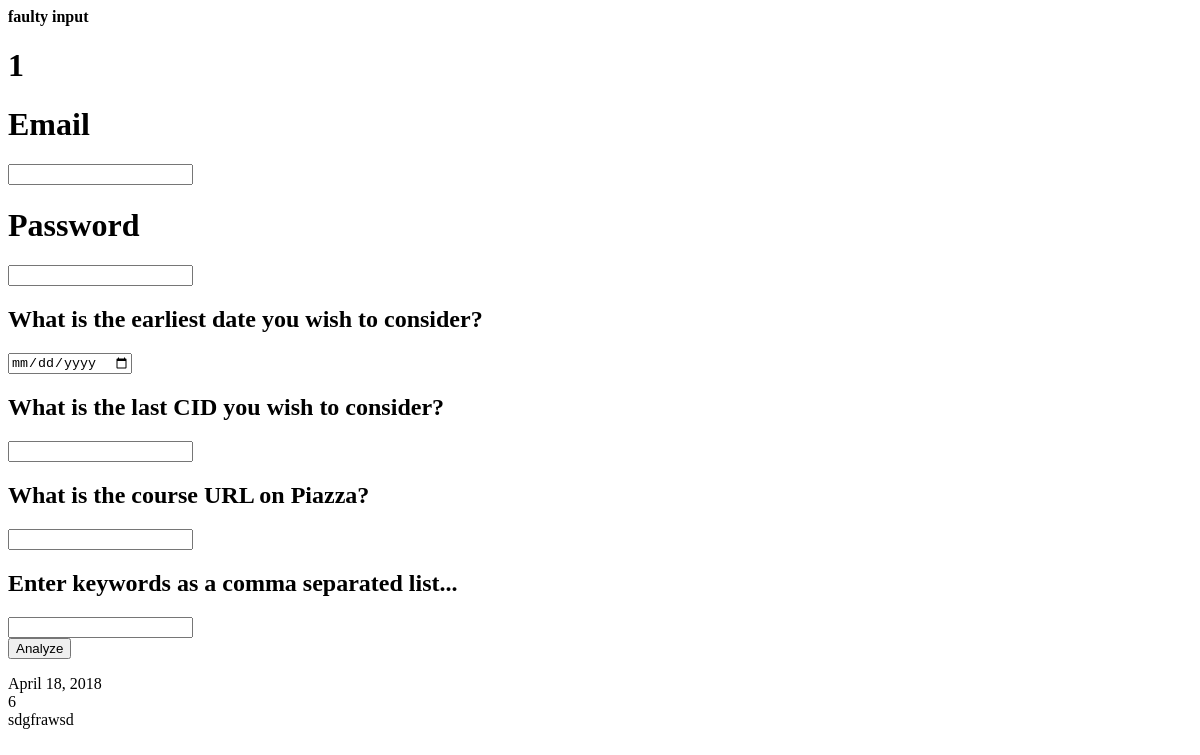
The app's page /piazzapolls/1/analyze/, older data.
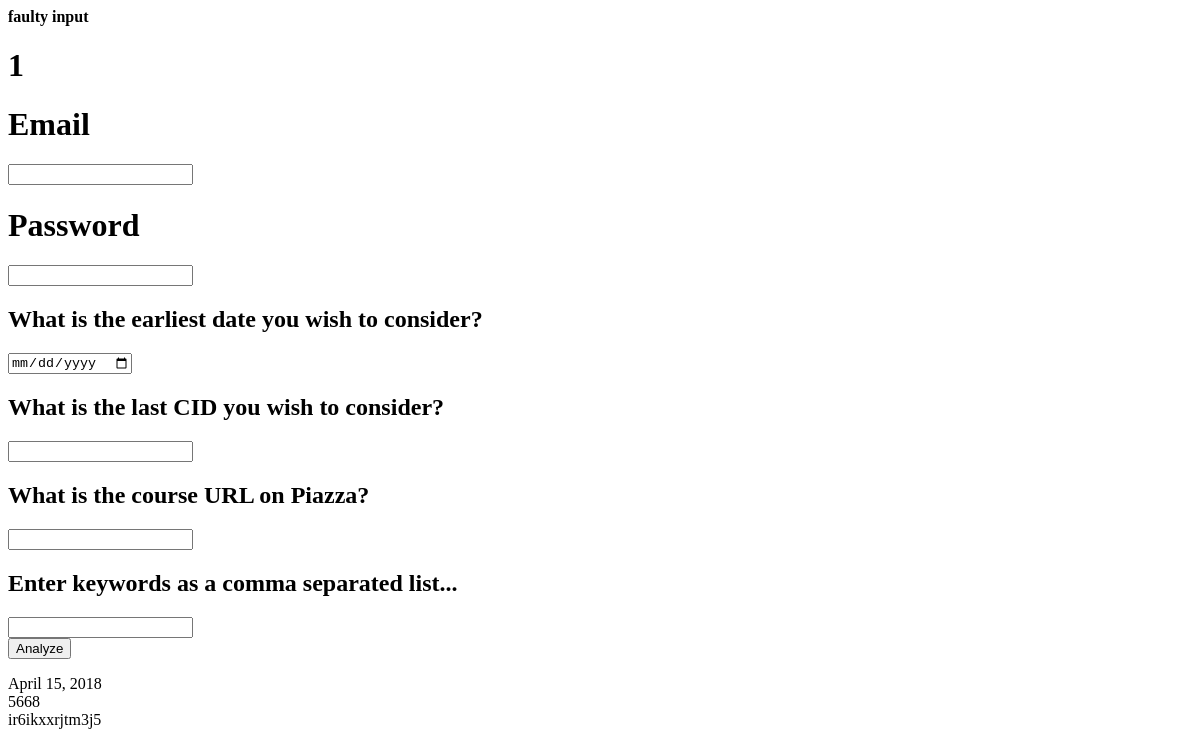
The same page, newer data.
### piazzapolls/models.py (models this page shows, shortened)
class Information(models.Model):
    email = models.CharField(max_length=200)
    password = models.CharField(max_length=200)
    first_date = models.DateField()
    last_CID = models.IntegerField()
    course_ID = models.CharField(max_length=200)
    keywords = models.TextField()

### piazzapolls/views.py (the view, shortened to what this page needs)
# urls.py: path('<int:information_id>/analyze/', views.analyze, name='analyze'),
def analyze(request, information_id):
    information = get_object_or_404(Information, pk=information_id)
    try:
        email = request.POST['email']
        password = request.POST['password']
        first_date = request.POST['answer1']
        last_CID = request.POST['answer2']
        course_ID = request.POST['answer3']
        keywords = request.POST['answer4']
    except:
        return render(request, 'piazzapolls/main_page.html', {
                                    'information': information,
                                    'error_message': "faulty input"
                                    })

### piazzapolls/templates/piazzapolls/main_page.html (shortened to what this page needs)
<html>
<head>
</head>
<body>
{% if error_message %}<p><strong>{{ error_message }}</strong></p>{% endif %}
<h1>{{ information.pk }}</h1>
<form action="{% url 'piazzapolls:analyze' information.id %}" method="post">
<h1>Email</h1>
<input type="text" name="email" id="email" value=""/><br>
<h1>Password</h1>
<input type="password" name="password" id="password" value=""/><br>
<h2>What is the earliest date you wish to consider?</h2>
<input type="date" name="answer1" id="answer1" value=""/><br>
<h2>What is the last CID you wish to consider?</h2>
<input type="number" name="answer2" id="answer2" value=""/><br>
<h2>What is the course URL on Piazza?</h2>
<input type="text" name="answer3" id="answer3" value=""/><br>
<h2>Enter keywords as a comma separated list...</h2>
<input type="text" name="answer4" id="answer4" value=""/><br>
<input type="submit" value="Analyze" />
</form>
<p>{{ information.first_date }}<br>{{ information.last_CID }}<br>{{ information.course_ID }}</p>

Row changes from the older to the newer data that the page shows:
changed Information id 1: first_date "April 18, 2018" → "April 15, 2018"; last_CID "6" → "5668"; course_ID "sdgfrawsd" → "ir6ikxxrjtm3j5"
